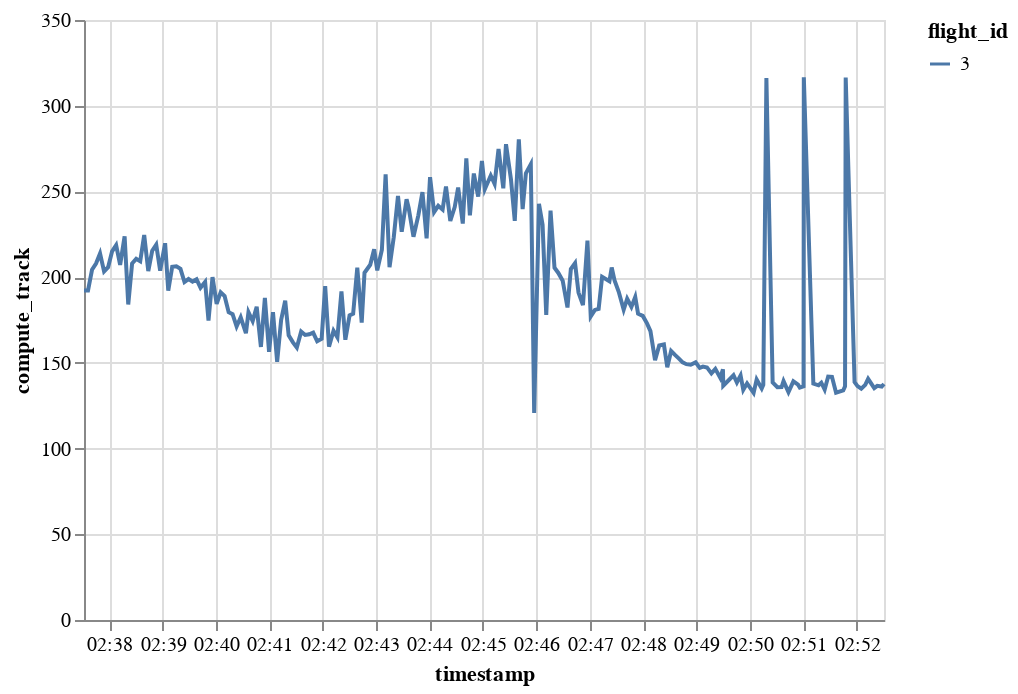

The notebook cell this image was saved under:
### Code cell
generated.chart().encode(alt.Y("compute_track"), alt.X("timestamp"), alt.Color("flight_id"))

### Figure 1 — Vega-Lite specification as saved in the notebook (floating-point values rounded to 4 significant figures; data arrays with more than 128 entries replaced by an {"elided": "..."} marker saying what was removed)
{"config": {"view": {"continuousWidth": 400, "continuousHeight": 300}}, "data": {"name": "data-dc7d5815bd76a2c8e2a99b4b9f6ed576"}, "mark": "line", "encoding": {"color": {"type": "nominal", "field": "flight_id"}, "x": {"type": "temporal", "field": "timestamp"}, "y": {"type": "quantitative", "field": "compute_track"}}, "$schema": "https://vega.github.io/schema/vega-lite/v4.8.1.json", "datasets": {"data-dc7d5815bd76a2c8e2a99b4b9f6ed576": {"elided": "200 records"}}}
